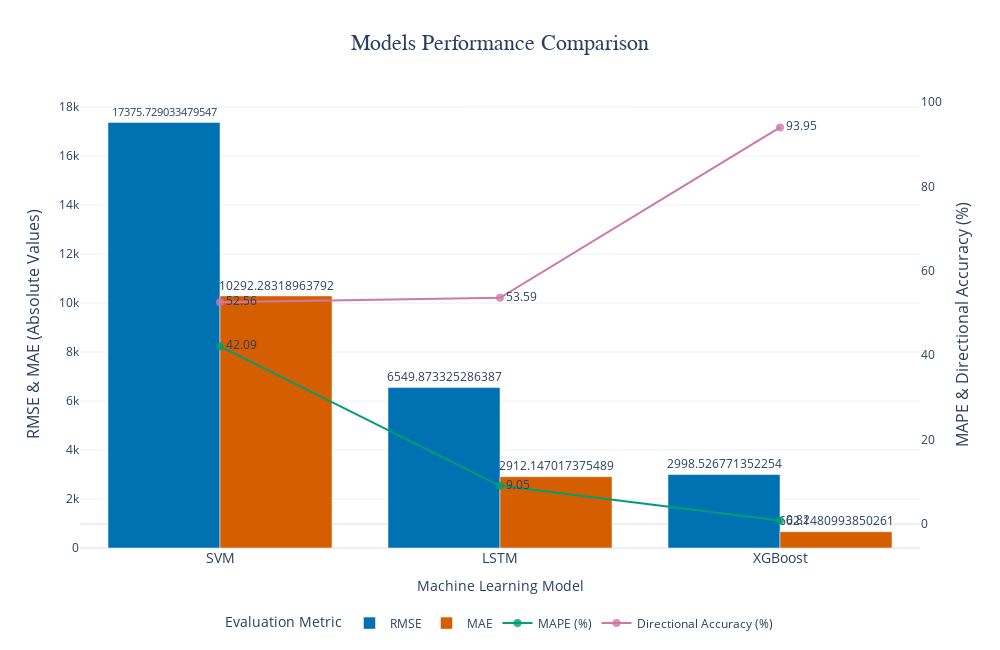

The notebook cell saved with this chart:
### Markdown cell above
## Compare Models Performances

### Code cell
# Create a DataFrame to compare model performance

model_performance = {
    "Model": ["SVM", "LSTM", "XGBoost"],
    "RMSE": [rmse_svm, rmse_lstm, rmse_xgb],
    "MAE": [mae_svm, mae_lstm, mae_xgb],
    "MAPE (%)": [mape_svm, mape_lstm, mape_xgb],
    "Directional Accuracy (%)": [directional_accuracy_svm, directional_accuracy_lstm, directional_accuracy_xgb]
}

# Convert to Pandas DataFrame
performance_df = pd.DataFrame(model_performance)

# Display results
print("Model Performance Comparison:")
print(performance_df)

# Define color-blind-friendly colors
color_palette = {
    "RMSE": "#0072B2",   # Blue
    "MAE": "#D55E00",    # Orange
    "MAPE (%)": "#009E73",  # Green
    "Directional Accuracy (%)": "#CC79A7"  # Pink
}

# Create figure 
fig = go.Figure()

# Add bars for RMSE and MAE (Primary Y-axis)
for metric in ["RMSE", "MAE"]:
    fig.add_trace(go.Bar(
        x=performance_df["Model"],
        y=performance_df[metric],
        name=metric,
        marker_color=color_palette[metric],
        text=performance_df[metric],
        textposition="outside",
        yaxis="y1",
        textfont=dict(size=14)  
    ))

# Add lines for MAPE (%) and Directional Accuracy (%) (Secondary Y-axis)
for metric in ["MAPE (%)", "Directional Accuracy (%)"]:
    fig.add_trace(go.Scatter(
        x=performance_df["Model"],
        y=performance_df[metric],
        name=metric,
        mode="lines+markers+text",
        marker=dict(size=8, color=color_palette[metric], opacity=0.8),
        text=performance_df[metric].round(2),
        textposition="middle right",
        yaxis="y2",
        textfont=dict(size=12)  
    ))

# Layout update for better spacing and clarity
fig.update_layout(
    title=dict(
        text="Models Performance Comparison",
        x=0.5,  # Center title
        font=dict(size=22, family="Arial Bold")  
    ),
    xaxis=dict(title="Machine Learning Model", tickfont=dict(size=14)),
    yaxis=dict(
        title="RMSE & MAE (Absolute Values)",
        titlefont=dict(size=16),  
        showgrid=True,
        zeroline=True
    ),
    yaxis2=dict(
        title="MAPE & Directional Accuracy (%)",
        titlefont=dict(size=16),  
        overlaying="y",
        side="right",
        showgrid=False,
        zeroline=True
    ),
    legend=dict(
        title="Evaluation Metric",
        orientation="h",  
        yanchor="bottom",
        y=-0.2,  
        xanchor="center",
        x=0.5
    ),
    template="plotly_white",
    height=650,  
    width=1000   
)

# Show plot
fig.show()

### Figure 1 — Plotly figure (JSON) as saved in the notebook; plotly's stock layout.template omitted (floating-point values rounded to 4 significant figures)
{"data": [{"marker": {"color": "#0072B2"}, "name": "RMSE", "text": [17380.0, 6550.0, 2999.0], "textfont": {"size": 14}, "textposition": "outside", "type": "bar", "x": ["SVM", "LSTM", "XGBoost"], "y": [17380.0, 6550.0, 2999.0], "yaxis": "y"}, {"marker": {"color": "#D55E00"}, "name": "MAE", "text": [10290.0, 2912.0, 662.1], "textfont": {"size": 14}, "textposition": "outside", "type": "bar", "x": ["SVM", "LSTM", "XGBoost"], "y": [10290.0, 2912.0, 662.1], "yaxis": "y"}, {"marker": {"color": "#009E73", "opacity": 0.8, "size": 8}, "mode": "lines+markers+text", "name": "MAPE (%)", "text": [42.09, 9.05, 0.82], "textfont": {"size": 12}, "textposition": "middle right", "type": "scatter", "x": ["SVM", "LSTM", "XGBoost"], "y": [42.09, 9.051, 0.8183], "yaxis": "y2"}, {"marker": {"color": "#CC79A7", "opacity": 0.8, "size": 8}, "mode": "lines+markers+text", "name": "Directional Accuracy (%)", "text": [52.56, 53.59, 93.95], "textfont": {"size": 12}, "textposition": "middle right", "type": "scatter", "x": ["SVM", "LSTM", "XGBoost"], "y": [52.56, 53.59, 93.95], "yaxis": "y2"}], "layout": {"height": 650, "legend": {"orientation": "h", "title": {"text": "Evaluation Metric"}, "x": 0.5, "xanchor": "center", "y": -0.2, "yanchor": "bottom"}, "title": {"font": {"family": "Arial Bold", "size": 22}, "text": "Models Performance Comparison", "x": 0.5}, "width": 1000, "xaxis": {"autorange": true, "range": [-0.5, 2.5], "tickfont": {"size": 14}, "title": {"text": "Machine Learning Model"}, "type": "category"}, "yaxis": {"autorange": true, "range": [0, 18290.0], "showgrid": true, "title": {"font": {"size": 16}, "text": "RMSE & MAE (Absolute Values)"}, "type": "linear", "zeroline": true}, "yaxis2": {"autorange": true, "overlaying": "y", "range": [-5.672, 100.4], "showgrid": false, "side": "right", "title": {"font": {"size": 16}, "text": "MAPE & Directional Accuracy (%)"}, "type": "linear", "zeroline": true}}}
